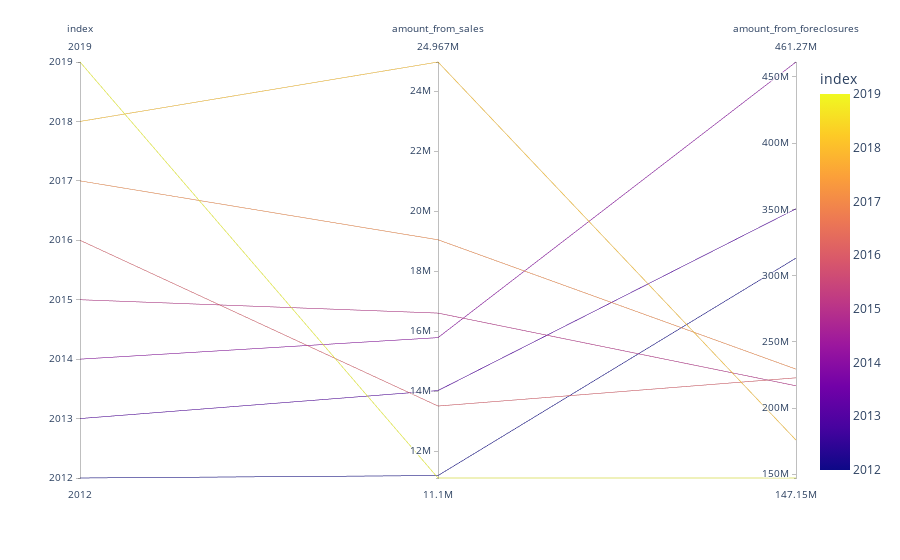

Notebook code cell kept with this figure:
### Markdown cell above
### Plot data

### Code cell
# Plot data using parallel_coordinates plot
px.parallel_coordinates(sales_foreclosures_sum, color='index')

### Figure 1 — Plotly figure (JSON) as saved in the notebook; plotly's stock layout.template omitted (floating-point values rounded to 4 significant figures)
{"data": [{"dimensions": [{"label": "index", "values": [2012, 2013, 2014, 2015, 2016, 2017, 2018, 2019]}, {"label": "amount_from_sales", "values": [11181723, 14014365, 15779621, 16596990, 13499315, 19041030, 24966952, 11100154]}, {"label": "amount_from_foreclosures", "values": [313200000.0, 350400000.0, 461300000.0, 216800000.0, 222800000.0, 229400000.0, 175800000.0, 147200000.0]}], "domain": {"x": [0, 1], "y": [0, 1]}, "line": {"color": [2012, 2013, 2014, 2015, 2016, 2017, 2018, 2019], "coloraxis": "coloraxis"}, "name": "", "type": "parcoords"}], "layout": {"coloraxis": {"colorbar": {"title": {"text": "index"}}, "colorscale": [[0, "#0d0887"], [0.1111, "#46039f"], [0.2222, "#7201a8"], [0.3333, "#9c179e"], [0.4444, "#bd3786"], [0.5556, "#d8576b"], [0.6667, "#ed7953"], [0.7778, "#fb9f3a"], [0.8889, "#fdca26"], [1, "#f0f921"]]}, "legend": {"tracegroupgap": 0}, "margin": {"t": 60}}}
